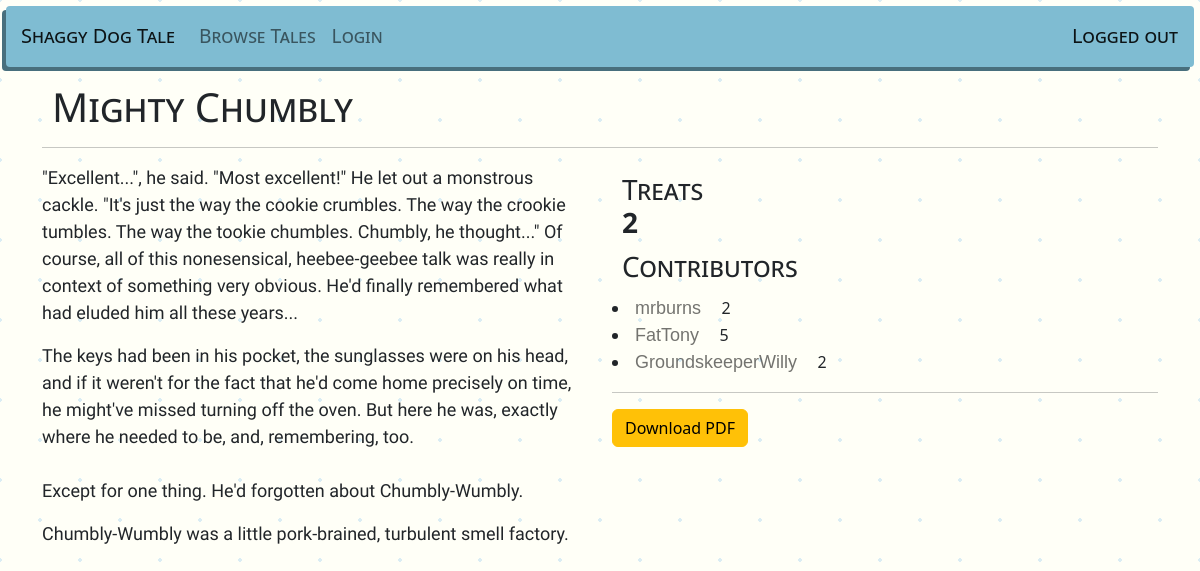
Page /shaggydogtale/view/21 on the committed database.
### shaggydogtale/models.py (models this page shows, shortened)
class Story(models.Model):
    title = models.CharField(max_length=100)
    beginning = models.TextField(max_length=2000)
    middle = models.TextField(max_length=2000)
    end = models.TextField(max_length=2000)

### shaggydogtale/views.py (the view, shortened to what this page needs)
# urls.py: path('view/<story_id>', views.View, name="view"),
def View(request, story_id, editMode=False):
    story = Story.objects.get(id=story_id)
    storyBeginning = "..." + story.beginning[round(len(story.beginning)/2) : len(story.beginning)]
    storyMiddle = "..." + story.middle[round(len(story.middle)/2) : len(story.middle)]
    storyEnd = "..." + story.end[round(len(story.end)/2) : len(story.end)]
    contributions = story.contributions.all()
    userContribution = None
    beginningContributor = None
    middleContributor = None
    endContributor = None
    beginningContributorRating = 0
    middleContributorRating = 0
    endContributorRating = 0
    userVote = None
    for contribution in contributions:
        if contribution.user == request.user:
            userContribution = contribution
        match contribution.section:
            case 'b':
                beginningContributor = User.objects.get(id=contribution.user.id)
                for contribution in beginningContributor.contributions.all():
                    for vote in contribution.story.votes.all():
                        beginningContributorRating += vote.vote
            case 'm':
                middleContributor = User.objects.get(id=contribution.user.id)
                for contribution in middleContributor.contributions.all():
                    for vote in contribution.story.votes.all():
                        middleContributorRating += vote.vote
            case 'e':
                endContributor = User.objects.get(id=contribution.user.id)
                for contribution in endContributor.contributions.all():
                    for vote in contribution.story.votes.all():
                        endContributorRating += vote.vote
    message=None
    form=None
    if userContribution:
        if userContribution.section == 'b':
            form = BeginningForm(request.POST or None, instance=story)
            if form.is_valid():
                form.save()
                messages.success(request, f'Beginning updated for {story.title}!')
                return redirect('shaggydogtale:view', story_id=story.id)
        elif userContribution.section == 'm':
            form = MiddleForm(request.POST or None, instance=story)
            if form.is_valid():
                form.save()
                messages.success(request, f'Middle updated for {story.title}!')
                return redirect('shaggydogtale:view', story_id=story.id)
        elif userContribution.section == 'e':
            form = EndForm(request.POST or None, instance=story)
            if form.is_valid():
                form.save()
                messages.success(request, f'End updated for {story.title}!')
                return redirect('shaggydogtale:view', story_id=story.id)
    else:
        if contributions.count() == 1:
            form = MiddleForm(request.POST or None, instance=story)
            if form.is_valid():
                story_id = form.save()
                Contribution.objects.create(user=request.user, story=story_id, section='m')
                messages.success(request, f'Middle created for {story.title}!')
                return redirect('shaggydogtale:view', story_id=story.id)
        else:
            if request.user.is_authenticated:
                userVote = Vote.objects.filter(user=request.user, story=story_id)
                if userVote.count() == 0:
                    if 'Upvote' in request.POST:
                        Vote.objects.create(user=request.user, story=story, vote=1)
                        messages.success(request, f'Upvoted {story.title}!')
                        return redirect('shaggydogtale:view', story_id=story.id)
                    if 'Downvote' in request.POST:
                        Vote.objects.create(user=request.user, story=story, vote=-1)
                        messages.success(request, f'Downvoted {story.title}!')
                        return redirect('shaggydogtale:view', story_id=story.id)
    storyRating = 0
    for vote in story.votes.all():
        storyRating += vote.vote
    context = {
        'story': story,
        'storyBeginning': storyBeginning,
        'storyMiddle': storyMiddle,
        'storyEnd': storyEnd,
        'contributions': contributions,
        'userContribution': userContribution,
        'beginningContributor': beginningContributor,
        'middleContributor': middleContributor,
        'endContributor': endContributor,
        'beginningContributorRating': beginningContributorRating,
        'middleContributorRating': middleContributorRating,
        'endContributorRating': endContributorRating,
        'message': message,
        'form': form,
        'userVote': userVote,
        'storyRating': storyRating,
        'editMode': editMode
    }
    return render(request, 'shaggydogtale/view.html', context)

### shaggydogtale/templates/shaggydogtale/view.html (shortened to what this page needs)
{% extends 'shaggydogtale/base.html' %}
{% block body %}
<div class="container">
    <div class="row">
        <div class="col">
            <h1 class="page-title">{{story.title}}</h1>
            <hr>
        </div>
    </div>
    <div class="row">
        <div class="col">
            {% if userContribution %}
                {% if userContribution.section == 'b' and editMode %}
                    <form method="POST" id="storyForm" class="story-block">
                        {% csrf_token %}
                        {{form.as_p}}
                    </form>
                {% else %}
                    {% if contributions.count == 3 %}
                        <p class="story-text">{{story.beginning|linebreaksbr}}</p>
                    {% else %}
                        <p class="story-text">{{storyBeginning|linebreaksbr}}</p>
                    {% endif %}
                {% endif %}
                {% if userContribution.section == 'm' and editMode %}
                    <form method="POST" id="storyForm" class="story-block">
                        {% csrf_token %}
                        {{form.as_p}}
                    </form>
                {% else %}
                    {% if contributions.count == 3 %}
                        <p class="story-text">{{story.middle|linebreaksbr}}</p>
                    {% else %}
                        <p class="story-text">{{storyMiddle|linebreaksbr}}</p>
                    {% endif %}
                {% endif %}
                {% if userContribution.section == 'e' and editMode %}
                <form method="POST" id="storyForm" class="story-block">
                    {% csrf_token %}
                    {{form.as_p}}
                </form>
                {% else %}
                    {% if contributions.count == 3 %}
                        <p class="story-text">{{story.end|linebreaksbr}}</p>
                    {% else %}
                        <p class="story-text">{{storyEnd|linebreaksbr}}</p>
                    {% endif %}
                {% endif %}
            {% comment %} If user did not contribute {% endcomment %}
            {% else %}
                {% if contributions.count == 1 %}
                    <p class="story-text">{{storyBeginning|linebreaksbr}}</p>
                    {% if user.is_authenticated %}
                        <form method="POST" id="storyForm" class="story-block">
                            {% csrf_token %}
                            {{form.as_p}}
                        </form>
                    {% endif %}
                {% elif contributions.count == 3 %}
                    <p class="story-text">{{story.beginning|linebreaksbr}}</p>
                    <p class="story-text">{{story.middle|linebreaksbr}}</p>
                    <p class="story-text">{{story.end|linebreaksbr}}</p>
                {% endif %}
            {% endif %}
        </div>
        <div class="col">
            <h3 class="page-title">
                Treats
                <div>
                    <img src="https://cdn-icons-png.flaticon.com/512/5793/5793514.png" alt="" width="25px"><b>{{storyRating}}</b>
                </div>
            </h3>
            <h3 class="page-title">Contributors</h3>
            {% if beginningContributor %}
                <li><a class="story" href="{% url 'shaggydogtale:contributed' beginningContributor.id %}">{{beginningContributor.username}}</a> {{beginningContributorRating}}</li>
            {% else %}
                <li>None</li>
            {% endif %}
            {% if middleContributor %}
                <li><a class="story" href="{% url 'shaggydogtale:contributed' middleContributor.id %}">{{middleContributor.username}}</a> {{middleContributorRating}}</li>
            {% else %}
                <li>None</li>
            {% endif %}
            {% if endContributor %}
                <li><a class="story" href="{% url 'shaggydogtale:contributed' endContributor.id %}">{{endContributor.username}}</a> {{endContributorRating}}</li>
            {% else %}
                <li>None</li>
            {% endif %}
            <hr>
            <a href="{% url 'shaggydogtale:print' story.id %}" class="btn btn-warning">Download PDF</a>
        </div>
    </div>
        </div>
{% endblock body %}

### shaggydogtale/static/shaggydogtale/style.css (style rules this page uses)
a.story:link { color:#0000008C; font-family: Verdana, Geneva, Tahoma, sans-serif; font-weight: 500; font-size: large; text-decoration:none; }
.page-title { font-family:'Segoe UI', Tahoma, Geneva, Verdana, sans-serif; font-weight:400; font-variant: small-caps; text-rendering:geometricPrecision; margin: 10px; }
.story-text { font-family: 'Neucha', arial, serif; font-size: large; }
.background { background-color: #fffff7; opacity: 1; background-image: radial-gradient(#dbedf4 2px, transparent 2px), radial-gradient(#dbedf4 2px, #fffff7 2px); background-size: 80px 80px; background-position: 0 0,40px 40px; }

### rows in the picture
Story: title "Mighty Chumbly", beginning "\"Excellent...\", he said. \"Most excellent!\" He let out a monstrous cackle. \"It's just the way the cookie crumbles. The way the crookie tumbles. The way the tookie chumbles. Chumbly, he thought...\" Of course, all of this nonesensical, heebee-geebee talk was really in context of something very obvious. He'd finally remembered what had eluded him all these years...", middle "The keys had been in his pocket, the sunglasses were on his head, and if it weren't for the fact that he'd come home precisely on time, he might've missed turning off the oven. But here he was, exactly where he needed to be, and, remembering, too. Except for one thing. He'd forgotten about Chumbly-Wumbly.", end "Chumbly-Wumbly was a little pork-brained, turbulent smell factory."

### other values in the picture
{{ storyRating }} "2"
{{ beginningContributor.username }} "mrburns"
{{ beginningContributorRating }} "2"
{{ middleContributor.username }} "FatTony"
{{ middleContributorRating }} "5"
{{ endContributor.username }} "GroundskeeperWilly"
{{ endContributorRating }} "2"
